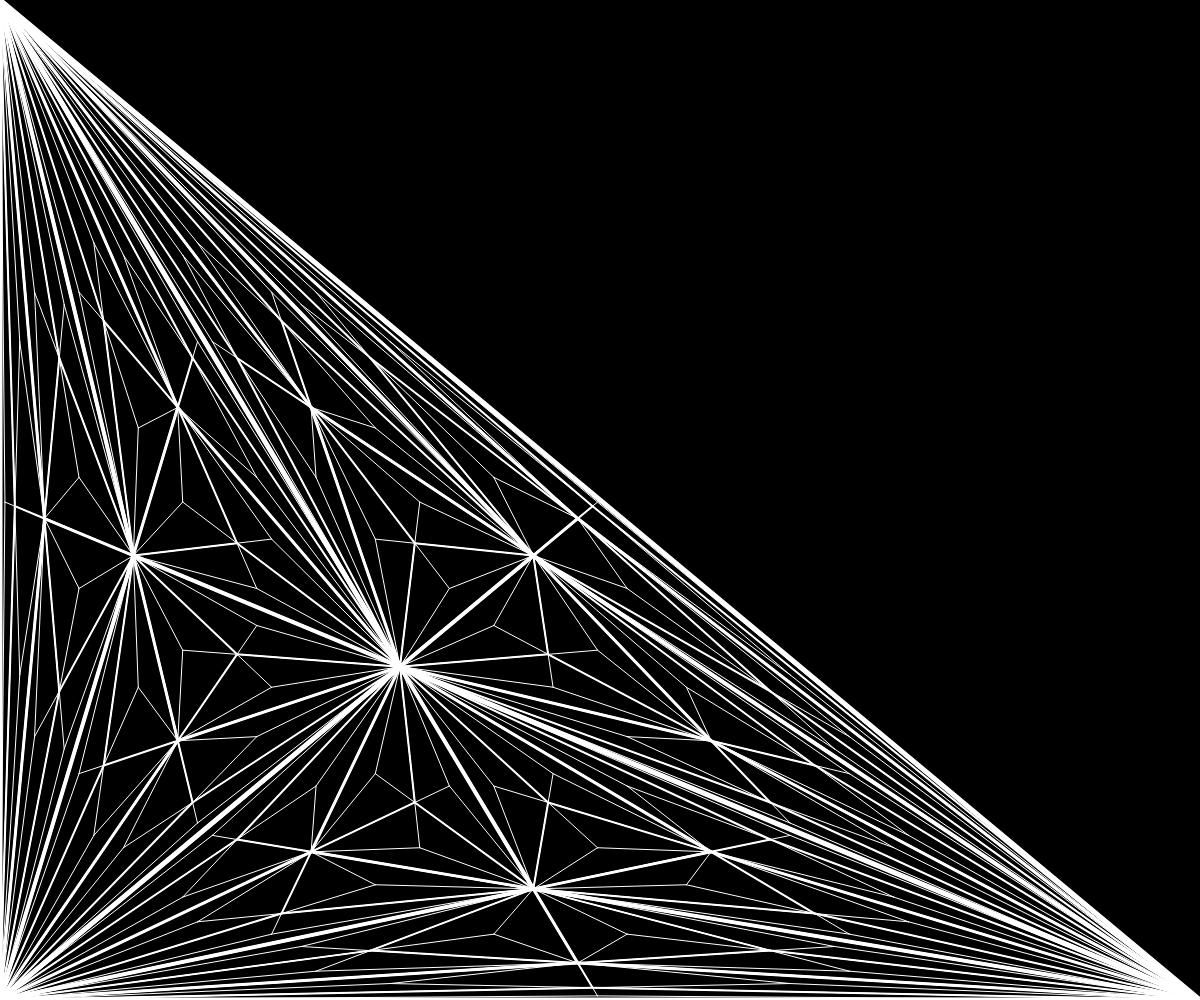
Frame 1 (no input)
Frame 2 (the mouse pressed at the canvas centre, redrawn once): identical to frame 1, image omitted

The p5.js sketch that drew this single still picture (run headless with seeded random() and noise() and a simulated clock; the mouse was pressed at the canvas centre and the sketch redrawn once):

// p5.js sketch
// ── sketch.js
let a;
let b;
let c;

function setup() {
  createCanvas(windowWidth, windowHeight);
  stroke(255);

  a = createVector(0, 0);
  b = createVector(width, height);
  c = createVector(0, height);

}

function draw() {
  background(0);

  fractalTriangle(a, b, c);
  noLoop();
}

function fractalTriangle(a, b, c, count = 0, limit = 5) {
  push();
  strokeWeight(limit - count);

  // Calculating the center
  let g = createVector(
    (a.x + b.x + c.x) / 3,
    (a.y + b.y + c.y) / 3
  );

  // Drawing
  line(a.x, a.y, b.x, b.y);
  line(b.x, b.y, c.x, c.y);
  line(a.x, a.y, c.x, c.y);

  line(a.x, a.y, g.x, g.y);
  line(b.x, b.y, g.x, g.y);
  line(c.x, c.y, g.x, g.y);

  pop();
  // Recursiveness
  if (count < limit) {
    fractalTriangle(a, b, g, count + 1, limit);
    fractalTriangle(a, c, g, count + 1, limit);
    fractalTriangle(c, b, g, count + 1, limit);
  }
}
